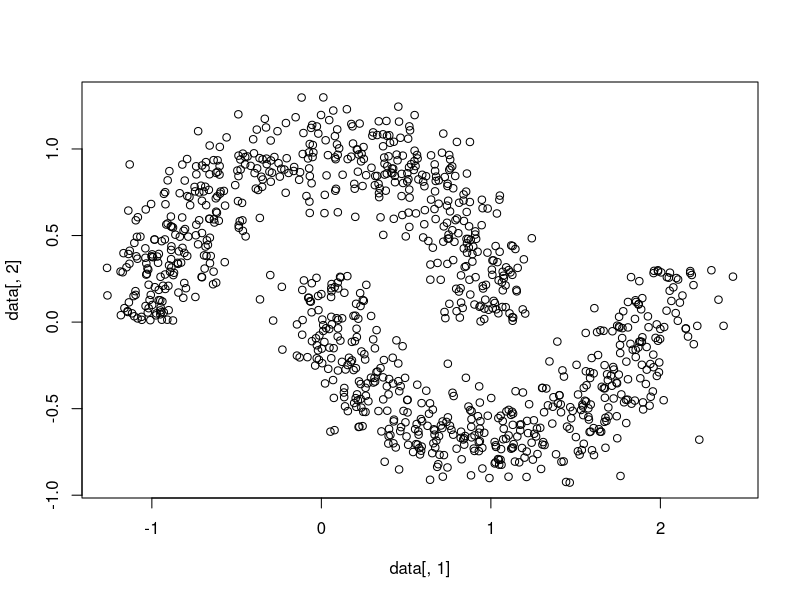
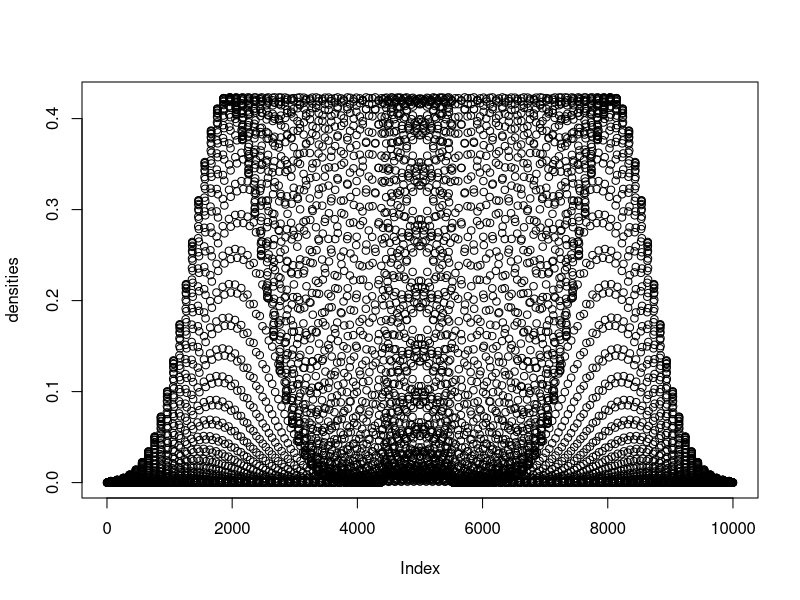

R code for these plots, in order: (Note: this script raises an error after producing the figures.)

# make moons
set.seed(10)

n = 1000
sd_moon = 0.15

theta_vec = runif(n, 0, pi)

data = matrix(NA, nrow = n, ncol = 2)
a = 0.3

for(i in 1:n){
  x = c(cos(theta_vec[i]), sin(theta_vec[i])) * rnorm(1,mean=1, sd = sd_moon)

  if(runif(1) < 0.5){
   y = x
  }else{
    y = c(1-x[1], -x[2] + a)
  }

  data[i,] = y
}

plot(data[,1], data[,2])

# density?

x.grid = seq(-1.5,2.5,length.out = 100)
y.grid = seq(-1.5+a,1.5,length.out = 100)
grid.points = as.matrix(expand.grid(x.grid,y.grid))

densities = numeric(nrow(grid.points))

for(i in 1:nrow(grid.points)){
  # 1st moon
  x1 = grid.points[i,1]
  x2 = grid.points[i,2]
  r = sqrt(x1^2 + x2^2)
  #theta = acos(x1 / r)
  dens1 = (grid.points[i,2] > 0) * 1 / pi  * dnorm(r, 1, sd_moon)

  # 2nd moon
  x1 = 1 - grid.points[i,1]
  x2 = - grid.points[i,2] + a
  r = sqrt(x1^2 + x2^2)
  #theta = acos(x1 / r)
  dens2 = (grid.points[i,2] < a) * 1 / pi  * dnorm(r, 1, sd_moon)

  densities[i] = 1/2 * dens1 + 1/2 * dens2
}

plot(densities)

densities.df = data.frame(x1 = grid.points[,1], x2 = grid.points[,2], dens = densities)
#densities.df = densities.df[sample(1:nrow(densities.df)),]

ggplot(densities.df, aes(x = x1, y = x2, color = dens)) +
  geom_point(size=3, alpha=0.75)
